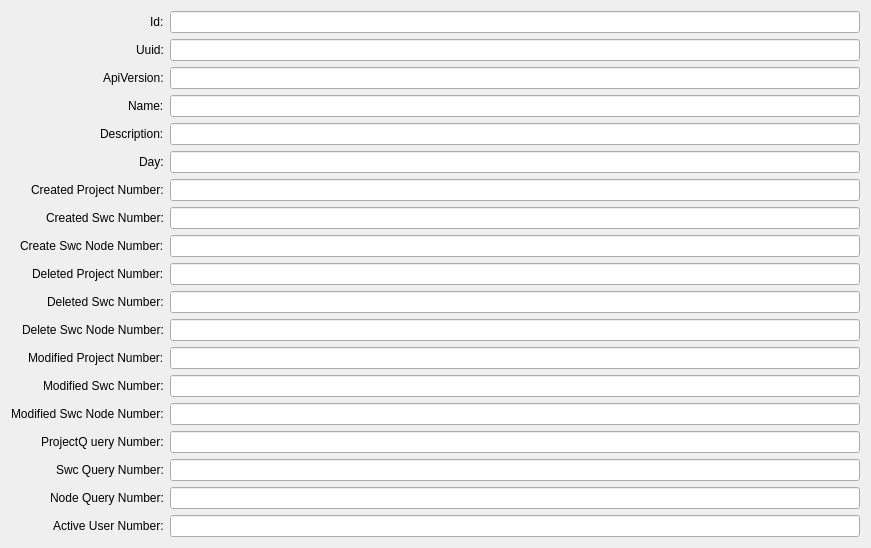
<?xml version="1.0" encoding="UTF-8"?>
<ui version="4.0">
 <class>EditorDailyStatisticsMetaInfo</class>
 <widget class="QWidget" name="EditorDailyStatisticsMetaInfo">
  <property name="geometry">
   <rect>
    <x>0</x>
    <y>0</y>
    <width>871</width>
    <height>515</height>
   </rect>
  </property>
  <property name="windowTitle">
   <string>EditorDailyStatisticsMetaInfo</string>
  </property>
  <layout class="QVBoxLayout" name="verticalLayout">
   <item>
    <layout class="QFormLayout" name="formLayout">
     <property name="labelAlignment">
      <set>Qt::AlignRight|Qt::AlignTrailing|Qt::AlignVCenter</set>
     </property>
     <item row="0" column="0">
      <widget class="QLabel" name="label">
       <property name="text">
        <string>Id:</string>
       </property>
      </widget>
     </item>
     <item row="0" column="1">
      <widget class="QLineEdit" name="Id"/>
     </item>
     <item row="1" column="0">
      <widget class="QLabel" name="label_2">
       <property name="text">
        <string>Uuid:</string>
       </property>
      </widget>
     </item>
     <item row="1" column="1">
      <widget class="QLineEdit" name="Uuid"/>
     </item>
     <item row="2" column="0">
      <widget class="QLabel" name="label_3">
       <property name="text">
        <string>ApiVersion:</string>
       </property>
      </widget>
     </item>
     <item row="2" column="1">
      <widget class="QLineEdit" name="ApiVersion"/>
     </item>
     <item row="3" column="0">
      <widget class="QLabel" name="label_4">
       <property name="text">
        <string>Name:</string>
       </property>
      </widget>
     </item>
     <item row="3" column="1">
      <widget class="QLineEdit" name="Name"/>
     </item>
     <item row="4" column="0">
      <widget class="QLabel" name="label_5">
       <property name="text">
        <string>Description:</string>
       </property>
      </widget>
     </item>
     <item row="4" column="1">
      <widget class="QLineEdit" name="Description"/>
     </item>
     <item row="5" column="0">
      <widget class="QLabel" name="label_6">
       <property name="text">
        <string>Day:</string>
       </property>
      </widget>
     </item>
     <item row="5" column="1">
      <widget class="QLineEdit" name="Day"/>
     </item>
     <item row="6" column="0">
      <widget class="QLabel" name="label_7">
       <property name="text">
        <string>Created Project Number:</string>
       </property>
      </widget>
     </item>
     <item row="6" column="1">
      <widget class="QLineEdit" name="CreatedProjectNumber">
       <property name="text">
        <string/>
       </property>
      </widget>
     </item>
     <item row="7" column="0">
      <widget class="QLabel" name="label_8">
       <property name="text">
        <string>Created Swc Number:</string>
       </property>
      </widget>
     </item>
     <item row="7" column="1">
      <widget class="QLineEdit" name="CreatedSwcNumber"/>
     </item>
     <item row="8" column="0">
      <widget class="QLabel" name="label_9">
       <property name="text">
        <string>Create Swc Node Number:</string>
       </property>
      </widget>
     </item>
     <item row="8" column="1">
      <widget class="QLineEdit" name="CreateSwcNodeNumber"/>
     </item>
     <item row="9" column="0">
      <widget class="QLabel" name="label_10">
       <property name="text">
        <string>Deleted Project Number:</string>
       </property>
      </widget>
     </item>
     <item row="9" column="1">
      <widget class="QLineEdit" name="DeletedProjectNumber"/>
     </item>
     <item row="10" column="0">
      <widget class="QLabel" name="label_11">
       <property name="text">
        <string>Deleted Swc Number:</string>
       </property>
      </widget>
     </item>
     <item row="10" column="1">
      <widget class="QLineEdit" name="DeletedSwcNumber"/>
     </item>
     <item row="11" column="0">
      <widget class="QLabel" name="label_12">
       <property name="text">
        <string>Delete Swc Node Number:</string>
       </property>
      </widget>
     </item>
     <item row="11" column="1">
      <widget class="QLineEdit" name="DeletedSwcNodeNumber"/>
     </item>
     <item row="12" column="0">
      <widget class="QLabel" name="label_13">
       <property name="text">
        <string>Modified Project Number:</string>
       </property>
      </widget>
     </item>
     <item row="12" column="1">
      <widget class="QLineEdit" name="ModifiedProjectNumber"/>
     </item>
     <item row="13" column="0">
      <widget class="QLabel" name="label_14">
       <property name="text">
        <string>Modified Swc Number:</string>
       </property>
      </widget>
     </item>
     <item row="13" column="1">
      <widget class="QLineEdit" name="ModifiedSwcNumber"/>
     </item>
     <item row="14" column="0">
      <widget class="QLabel" name="label_15">
       <property name="text">
        <string>Modified Swc Node Number:</string>
       </property>
      </widget>
     </item>
     <item row="14" column="1">
      <widget class="QLineEdit" name="ModifiedSwcNodeNumber"/>
     </item>
     <item row="15" column="0">
      <widget class="QLabel" name="label_16">
       <property name="text">
        <string>ProjectQ uery Number:</string>
       </property>
      </widget>
     </item>
     <item row="15" column="1">
      <widget class="QLineEdit" name="ProjectQueryNumber"/>
     </item>
     <item row="16" column="0">
      <widget class="QLabel" name="label_17">
       <property name="text">
        <string>Swc Query Number:</string>
       </property>
      </widget>
     </item>
     <item row="16" column="1">
      <widget class="QLineEdit" name="SwcQueryNumber"/>
     </item>
     <item row="17" column="0">
      <widget class="QLabel" name="label_18">
       <property name="text">
        <string>Node Query Number:</string>
       </property>
      </widget>
     </item>
     <item row="17" column="1">
      <widget class="QLineEdit" name="NodeQueryNumber"/>
     </item>
     <item row="18" column="0">
      <widget class="QLabel" name="label_19">
       <property name="text">
        <string>Active User Number:</string>
       </property>
      </widget>
     </item>
     <item row="18" column="1">
      <widget class="QLineEdit" name="ActiveUserNumber"/>
     </item>
    </layout>
   </item>
  </layout>
 </widget>
 <resources/>
 <connections/>
</ui>
